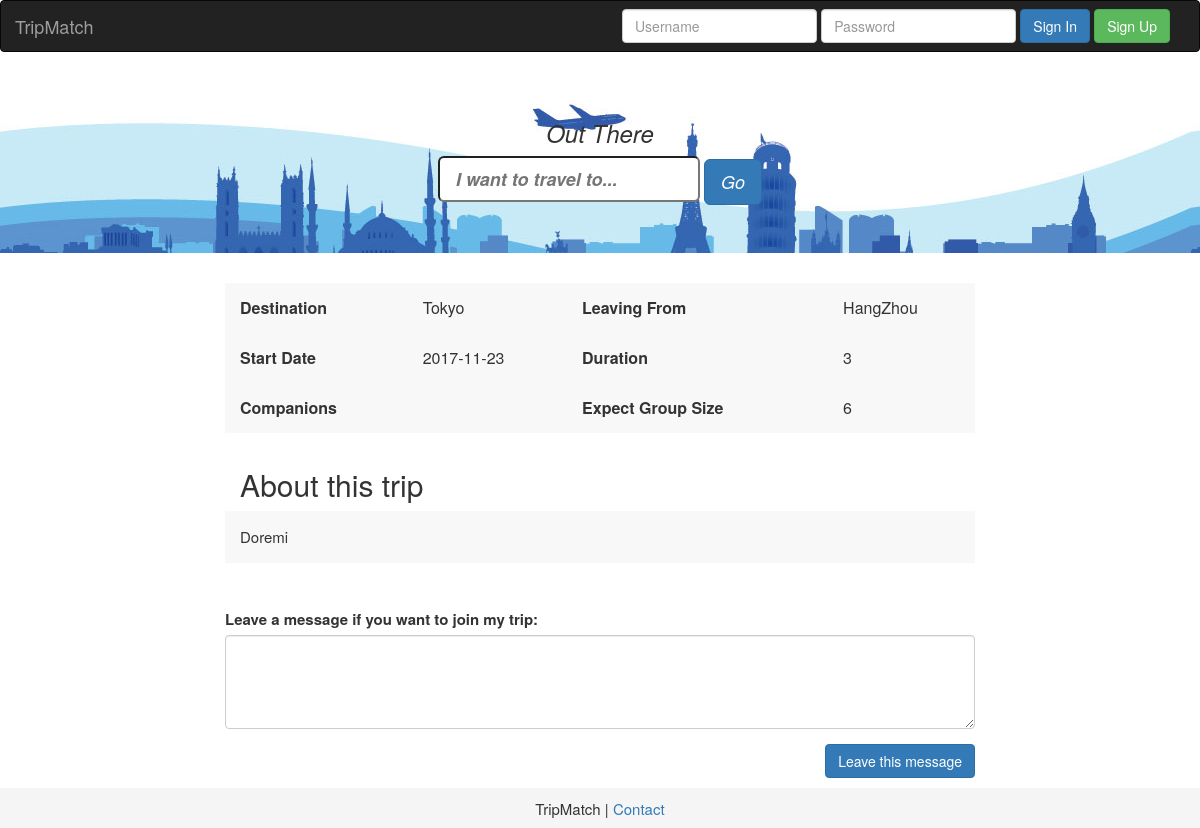
Screenshot of /trip_detail/4 with the database file from the repository.
### tripmatch/model/tripmatch_model.py (models this page shows, shortened)
class Destinations(Base):
    __tablename__ = 'destinations'
    id = Column(Integer, primary_key=True)
    destination = Column(String, nullable=False)
    trip_details = relationship('TripDetails', back_populates='destinations')

class TripDetails(Base):
    __tablename__ = 'trip_details'
    id = Column(Integer, primary_key=True)
    user_id = Column(Integer, ForeignKey('users.id'))
    destination_id = Column(Integer, ForeignKey('destinations.id'))
    duration = Column(String, nullable=True)
    date_start = Column(String, nullable=False)
    companions = Column(Integer, nullable=False)
    city_takeoff = Column(String, nullable=True)
    expected_group_size = Column(Integer, nullable=True)
    notes = Column(String, nullable=True)
    date_create = Column(String, nullable=False)
    contact = Column(String, nullable=True)
    img_name = Column(String, nullable=True)
    users = relationship('Users', back_populates='trip_details')
    destinations = relationship('Destinations', back_populates='trip_details')
    waitinglist = relationship('Waitinglist', back_populates='trip_details')

### tripmatch/trip_server.py (the view, shortened to what this page needs)
@app.route('/trip_detail/<int:trip_id>', methods=['GET', 'POST'])
def display_trip(trip_id):
    db_session = Session()
    trip = db_session.query(TripDetails).filter_by(id=trip_id).one()
    waitinglist = db_session.query(
        Waitinglist).filter_by(trip_id=trip_id).all()
    return render_template('trip_details.html', trip=trip, waitinglist=waitinglist)

### tripmatch/trip_server.py (called while the page is built)
@app.context_processor
def utility_processor():
    def calc_date_end(start_date, duration):
        return (datetime.strptime(start_date, '%Y-%m-%d') + timedelta(int(duration))).strftime('%Y-%m-%d')
    return dict(calc_date_end=calc_date_end)

### tripmatch/templates/trip_details.html (shortened to what this page needs)
{% extends "layout.html" %} {% block title %}Trip Details{% endblock %} {% block body %}
<div class="container">
  <div class="row">
    <div class="col-md-8 col-md-offset-2">
      <table class="trip-detail-table">
        <tr>
          <td class="td-left">Destination</td>
          <td>{{ trip.destinations.destination }}</td>
          <td class="td-left">Leaving From</td>
          <td>{{ trip.city_takeoff }}</td>
        </tr>
        <tr>
          <td class="td-left">Start Date</td>
          <td>{{ trip.date_start }}</td>
          <td class="td-left">Duration</td>
          <td>{{ trip.duration }}</td>
        </tr>
        <tr>
          <td class="td-left">Companions</td>
          <td>{{ trip.companios }}</td>
          <td class="td-left">Expect Group Size</td>
          <td>{{ trip.expected_group_size }}</td>
        </tr>
      </table>
    </div>
    <div class="col-md-8 col-md-offset-2" style="padding: 15px; margin-bottom: 20px;">
        <h2 style="padding-left: 15px;">About this trip</h2>
        <p style="background-color: #f8f8f8; padding: 15px;" >{{ trip.notes }}</p>
    </div>
    <div class="col-md-8 col-md-offset-2 join-trip">
      <form method="post">
        <div class="form-group">
          <label for="leave-a-message-textarea">Leave a message if you want to join my trip:</label>
          <textarea class="form-control" rows="4" id="leave-a-message-textarea" name="leave-a-message-textarea"></textarea>
        </div>
        <button type="submit" class="btn btn-primary pull-right">Leave this message</button>
      </form>
    </div>
  </div>
</div>
{% endblock %}

### tripmatch/static/css/style.css (style rules this page uses)
.trip-detail-table { background: #f8f8f8; width:100%; height: 150px; text-align: left; font-size: 16px; }
.td-left { padding-left: 15px; font-weight: bold; font-size: 16px; }

### rows the page displays
Destinations: destinations.destination "Tokyo"
TripDetails: city_takeoff "HangZhou", date_start "2017-11-23", duration "3", expected_group_size "6", notes "Doremi"
